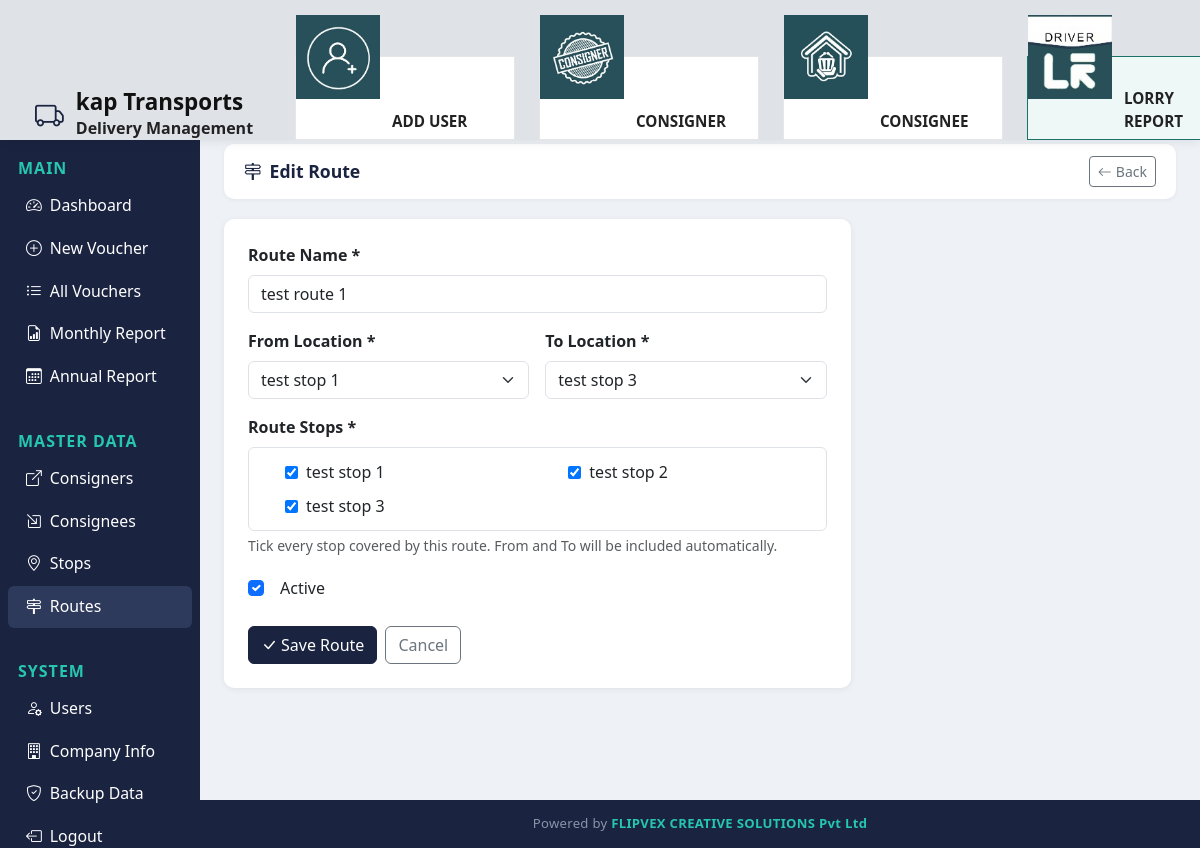
The app's page /routes/1/edit/ (signed in) with its own data.
### transport/models.py (models this page shows, shortened)
class CompanyProfile(models.Model):
    name = models.CharField(max_length=200, default='TRANSPORTS COMPANY_name here')
    address_line_1 = models.CharField(max_length=200, default='Address_line1_here')
    address_line_2 = models.CharField(max_length=200, default='Address_line 2_here')
    gst_no = models.CharField(max_length=30, default='gst_number_here')
    mobile_1 = models.CharField(max_length=20, default='mobile_no_1 here')
    mobile_2 = models.CharField(max_length=20, blank=True, default='mobile_number_2 here')
    class Meta:
        verbose_name = 'Company Profile'
        verbose_name_plural = 'Company Profile'
    @classmethod
    def load(cls):
        obj, _ = cls.objects.get_or_create(pk=1)
        return obj

class Route(models.Model):
    name = models.CharField(max_length=200)
    from_stop = models.ForeignKey(Stop, on_delete=models.PROTECT, related_name='routes_from', null=True, blank=True)
    to_stop = models.ForeignKey(Stop, on_delete=models.PROTECT, related_name='routes_to', null=True, blank=True)
    stops = models.ManyToManyField(Stop, related_name='routes', blank=True)
    active = models.BooleanField(default=True)
    created_at = models.DateTimeField(auto_now_add=True)
    class Meta:
        ordering = ['name']

class Stop(models.Model):
    name = models.CharField(max_length=200, unique=True)
    active = models.BooleanField(default=True)
    created_at = models.DateTimeField(auto_now_add=True)
    class Meta:
        ordering = ['name']
    def __str__(self):
        return self.name

### transport/views.py (the view)
# urls.py: path('routes/<int:pk>/edit/', views.route_edit, name='route_edit'),
@login_required
def route_edit(request, pk):
    route = get_object_or_404(Route, pk=pk)
    form = RouteForm(request.POST or None, instance=route)
    if form.is_valid():
        form.save()
        messages.success(request, "Route updated.")
        return redirect('route_list')
    return render(request, 'transport/route_form.html', {'form': form, 'title': 'Edit Route', 'obj': route, 'company': CompanyProfile.load()})

### templates/transport/route_form.html (shortened to what this page needs)
{% extends 'transport/base.html' %}
{% block content %}
<div class="topbar no-print">
  <h5 class="page-title"><i class="bi bi-signpost-2 me-2"></i>{{ title }}</h5>
  <a href="{% url 'route_list' %}" class="btn btn-outline-secondary btn-sm"><i class="bi bi-arrow-left me-1"></i>Back</a>
</div>
<div class="row"><div class="col-lg-8">
<div class="card"><div class="card-body p-4">
  <form method="post">{% csrf_token %}
    <div class="row g-3">
      <div class="col-12"><label class="form-label fw-semibold">Route Name *</label>{{ form.name }}</div>
      <div class="col-md-6"><label class="form-label fw-semibold">From Location *</label>{{ form.from_stop }}</div>
      <div class="col-md-6"><label class="form-label fw-semibold">To Location *</label>{{ form.to_stop }}</div>
      <div class="col-12">
        <label class="form-label fw-semibold">Route Stops *</label>
        <div class="route-stops-box">
          {% for choice in form.stops %}
            <div class="form-check">
              {{ choice.tag }}
              <label class="form-check-label" for="{{ choice.id_for_label }}">{{ choice.choice_label }}</label>
            </div>
          {% endfor %}
        </div>
        <div class="form-text">{{ form.stops.help_text }}</div>
      </div>
      <div class="col-12"><div class="form-check mt-1">{{ form.active }}<label class="form-check-label ms-2">Active</label></div></div>
    </div>
    <div class="mt-4 d-flex gap-2">
      <button type="submit" class="btn btn-primary"><i class="bi bi-check-lg me-1"></i>Save Route</button>
      <a href="{% url 'route_list' %}" class="btn btn-outline-secondary">Cancel</a>
    </div>
  </form>
</div></div>
</div></div>
{% endblock %}

### templates/transport/base.html (shortened to what this page needs)
{% load static %}
<!DOCTYPE html>
<html lang="en">
<head>
<link href="https://cdn.jsdelivr.net/npm/bootstrap@5.3.0/dist/css/bootstrap.min.css" rel="stylesheet">
<link href="https://cdn.jsdelivr.net/npm/bootstrap-icons@1.11.0/font/bootstrap-icons.css" rel="stylesheet">
</head>
<body>
{% if user.is_authenticated %}
<div class="top-header">
  <div class="brand-section">
    <i class="bi bi-truck brand-icon"></i>
    <div>
      <h5>{{company.name}}</h5>
      <small>Delivery Management</small>
    </div>
  </div>
  <div class="icon-cards">
    {% if user.is_staff %}
    <a href="{% url 'user_add' %}" class="icon-card {% if 'user' in request.resolver_match.url_name %}icon-active{% endif %}">
      <img src="{% static 'images/add_user.jpeg' %}" alt="Consigner">
      <span class="icon-label">Add User</span>
    </a>
    {% endif %}
    <a href="{% url 'consigner_list' %}" class="icon-card {% if 'consigner' in request.resolver_match.url_name %}icon-active{% endif %}">
      <img src="{% static 'images/consigners.jpeg' %}" alt="Consigner">
      <span class="icon-label">Consigner</span>
    </a>
    <a href="{% url 'consignee_list' %}" class="icon-card {% if 'consignee' in request.resolver_match.url_name %}icon-active{% endif %}">
      <img src="{% static 'images/dashboard.jpeg' %}" alt="Consignee">
      <span class="icon-label">Consignee</span>
    </a>
    <a href="{% url 'monthly_report' %}" class="icon-card {% if 'route' in request.resolver_match.url_name %}icon-active{% endif %}">
      <img src="{% static 'images/routes.jpeg' %}" alt="Routes">
      <span class="icon-label">Lorry Report</span>
    </a>
  </div>
</div>
<div class="sidebar">
  <div class="section-label">Main</div>
  <a href="{% url 'dashboard' %}" class="nav-link {% if request.resolver_match.url_name == 'dashboard' %}active{% endif %}"><i class="bi bi-speedometer2 me-2"></i>Dashboard</a>
  <a href="{% url 'voucher_add' %}" class="nav-link {% if request.resolver_match.url_name == 'voucher_add' %}active{% endif %}"><i class="bi bi-plus-circle me-2"></i>New Voucher</a>
  <a href="{% url 'voucher_list' %}" class="nav-link {% if request.resolver_match.url_name == 'voucher_list' %}active{% endif %}"><i class="bi bi-list-ul me-2"></i>All Vouchers</a>
  <a href="{% url 'monthly_report' %}" class="nav-link {% if request.resolver_match.url_name == 'monthly_report' %}active{% endif %}"><i class="bi bi-file-earmark-bar-graph me-2"></i>Monthly Report</a>
  <a href="{% url 'annual_report' %}" class="nav-link {% if request.resolver_match.url_name == 'annual_report' %}active{% endif %}"><i class="bi bi-calendar3 me-2"></i>Annual Report</a>
  <div class="section-label">Master Data</div>
  <a href="{% url 'consigner_list' %}" class="nav-link {% if 'consigner' in request.resolver_match.url_name %}active{% endif %}"><i class="bi bi-box-arrow-up-right me-2"></i>Consigners</a>
  <a href="{% url 'consignee_list' %}" class="nav-link {% if 'consignee' in request.resolver_match.url_name %}active{% endif %}"><i class="bi bi-box-arrow-in-down-right me-2"></i>Consignees</a>
  <a href="{% url 'stop_list' %}" class="nav-link {% if 'stop' in request.resolver_match.url_name %}active{% endif %}"><i class="bi bi-geo-alt me-2"></i>Stops</a>
  <a href="{% url 'route_list' %}" class="nav-link {% if 'route' in request.resolver_match.url_name %}active{% endif %}"><i class="bi bi-signpost-2 me-2"></i>Routes</a>
  <div class="section-label">System</div>
  {% if user.is_staff %}
  <a href="{% url 'user_list' %}" class="nav-link {% if 'user' in request.resolver_match.url_name %}active{% endif %}"><i class="bi bi-person-gear me-2"></i>Users</a>
  <a href="{% url 'company_about' %}" class="nav-link {% if request.resolver_match.url_name == 'company_about' %}active{% endif %}"><i class="bi bi-building me-2"></i>Company Info</a>
  {% endif %}
  <a href="{% url 'backup_db' %}" class="nav-link"><i class="bi bi-shield-check me-2"></i>Backup Data</a>
  <a href="{% url 'logout' %}" class="nav-link"><i class="bi bi-box-arrow-left me-2"></i>Logout ({{ user.username }})</a>
</div>
{% endif %}
<div class="{% if user.is_authenticated %}main-content{% else %}container mt-5{% endif %}">
{% block content %}{% endblock %}
</div>
{% if user.is_authenticated %}
<footer class="site-footer">
  Powered by <span>FLIPVEX CREATIVE SOLUTIONS Pvt Ltd</span>
</footer>
{% endif %}
</body>
</html>

### templates/transport/base.html (style rules this page uses)
body { font-family:'Segoe UI',sans-serif; margin:0; background:#eef1f5; }
.top-header { position:fixed; top:0; left:0; right:0; z-index:110; height:140px; background:#dfe3e8; display:flex; align-items:flex-end; padding:50px 35px 0; box-shadow:0 2px 10px rgba(0,0,0,.08); }
.top-header .brand-section { display:flex; align-items:center; gap:12px; min-width:220px; }
.top-header .brand-section .brand-icon { font-size:1.8rem; color:#1a2340; }
.top-header .brand-section h5 { margin:0; font-weight:700; font-size:1.4rem; color:#111; }
.top-header .brand-section small { display:block; color:#222; font-size:1rem; font-weight:600; }
.top-header .icon-cards { flex:1; display:flex; justify-content:space-evenly; align-items:center; gap:24px; margin-left:40px; }
.icon-card { width:220px; height:84px; background:#fff; border:1px solid #e6e6e6; border-radius:0; display:flex; align-items:flex-end; justify-content:flex-start; text-decoration:none; color:#222; overflow:visible; transition:.2s; position:relative; }
.icon-card.icon-active { border-color:#1a7367; background:#eef8f6; }
.icon-card img { width:84px; height:84px; object-fit:cover; flex-shrink:0; border-radius:0; position:absolute; top:-42px; left:0; }
.icon-card .icon-label { margin-left:96px; padding:0 14px 6px 0; font-size:.95rem; font-weight:700; text-transform:uppercase; letter-spacing:0; color:inherit; }
.sidebar { width:200px; position:fixed; top:120px; left:0; bottom:0; background:#1a2340; z-index:100; overflow-y:auto; padding-top:6px; }
.sidebar .nav-link { color:#ffffff; padding:9px 18px; border-radius:6px; margin:1px 8px; font-size:.99rem; display:block; text-decoration:none; }
.sidebar .nav-link:hover, .sidebar .nav-link.active { background:#2d3a5c; color:#fff; }
.sidebar .nav-link i { width:20px; }
.sidebar .section-label { color:#26c6b0; font-size:1.0rem; text-transform:uppercase; letter-spacing:1px; padding:30px 18px 4px; font-weight:600; }
.main-content { margin-left:200px; margin-top:120px; padding:24px; min-height:calc(100vh - 120px); }
.topbar { background:#fff; border-radius:10px; padding:12px 20px; margin-bottom:20px; display:flex; align-items:center; justify-content:space-between; box-shadow:0 1px 4px rgba(0,0,0,.06); }
.topbar .page-title { font-weight:600; font-size:1.1rem; color:#1a2340; margin:0; }
.card { border:none; border-radius:10px; box-shadow:0 1px 6px rgba(0,0,0,.07); }
.btn-primary { background:#1a2340; border-color:#1a2340; }
.route-stops-box { border:1px solid #dee2e6; border-radius:6px; background:#fff; max-height:240px; overflow:auto; padding:10px 12px; display:grid; grid-template-columns:repeat(auto-fit,minmax(180px,1fr)); gap:6px 14px; }
.route-stops-box .form-check { margin:0; min-height:28px; display:flex; align-items:center; }
.route-stops-box input[type=checkbox] { margin-right:8px; }
.site-footer { margin-left:200px; background:#1a2340; color:#8a94a8; text-align:center; padding:14px 20px; font-size:.82rem; letter-spacing:.3px; }
.site-footer span { color:#26c6b0; font-weight:600; }

### records on screen
CompanyProfile: name "kap Transports"
Route: name "test route 1", from_stop "test stop 1", to_stop "test stop 3", active "☑"
Stop: choice_label "test stop 1"
Stop: choice_label "test stop 2"
Stop: choice_label "test stop 3"

### other values on screen
{{ title }} "Edit Route"
